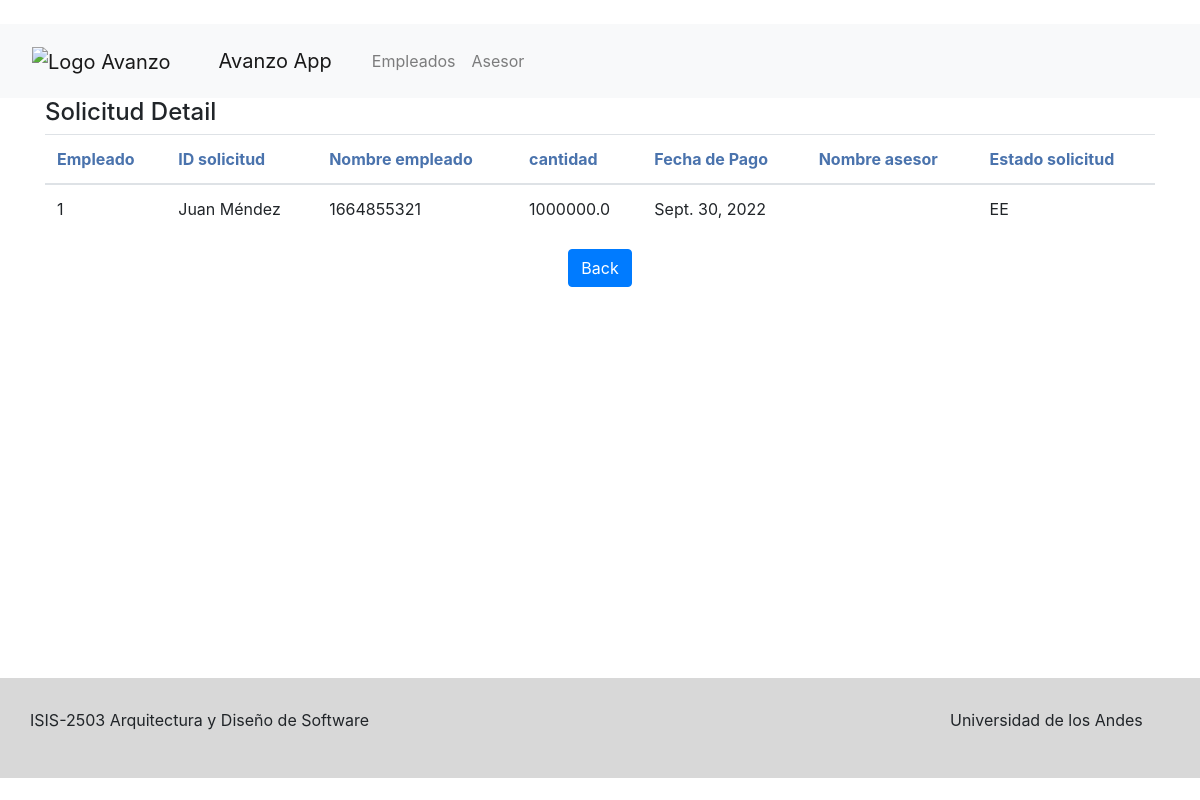
The page /asesor/1 on the database its author committed.
### Solicitud/models.py (models this page shows)
class Solicitud(models.Model):
    empleadoAfiliado = models.ForeignKey(EmpleadoAfiliado, on_delete=models.CASCADE)
    cantidad = models.FloatField()
    fechaPago = models.DateField()
    asesor = models.ForeignKey(AsesorAvanzo, on_delete=models.CASCADE, null = True, blank = True)
    class Enumeracion(models.TextChoices):
        EN_ESPERA = ("EE", "En Espera")
        APROBADO = ('AP', 'Aprobado')
        REPROBADO = ('RP', 'Reprobado')
        REINTENTE = ('RE', 'Reintente subiendo documentos más fiables')
    estado = models.CharField(
        max_length = 2,
        choices = Enumeracion.choices,
        default = Enumeracion.EN_ESPERA
    )
    def __str__(self) -> str:
        return self.empleadoAfiliado.nombre + " | " + self.estado + " | " + str(self.fechaPago)

### EmpleadoAfiliado/models.py (models this page shows, shortened)
class EmpleadoAfiliado(models.Model):
    nombre = models.CharField(max_length=50)
    identificacion = models.CharField(max_length=15)
    empresa = models.ForeignKey(EmpresaAfiliada, on_delete=models.CASCADE)

### AsesorAvanzo/views.py (the view)
# urls.py: path('asesor/<int:id>', views.detailSolicitud, name="detailSolicitud"),
def detailSolicitud(request, id):
    print("id: ", id)
    solicitud = getSolicitudById(id)
    print(solicitud)
    return render(request, 'detailSolicitud.html', {'solicitud': solicitud})

### AsesorAvanzo/views.py (called while the page is built)
def getSolicitudById(id):
    queryset = Solicitud.objects.get(id=id)
    return queryset

### AsesorAvanzo/templates/detailSolicitud.html
{% extends 'base.html' %} {% block content %}
<div class="content">
  <div class="">
    <div class="page-header-title">
      <h4 class="page-title">Solicitud Detail</h4>
      <div class="panel panel-default">
        <div class="panel-body">
          <table class="table table-hover">
            <thead>
              <tr style="color: #4a73ad">
                <th font color="red">Empleado</th>
                <th>ID solicitud</th>
                <th>Nombre empleado</th>
                <th>cantidad</th>
                <th>Fecha de Pago</th>
                <th>Nombre asesor</th>
                <th>Estado solicitud</th>
              </tr>
            </thead>
            <tbody>
              <tr>
                <td>{{solicitud.id}}</td>
                <td>{{ solicitud.empleadoAfiliado.nombre }}</td>
                <td>{{ solicitud.empleadoAfiliado.identificacion }}</td>
                <td>{{ solicitud.cantidad }}</td>
                <td>{{ solicitud.fechaPago }}</td>
                <td>{{ solicitud.asesor.nombre }}</td>
                <td>{{ solicitud.estado }}</td>
              </tr>
            </tbody>
          </table>
          <div style="text-align: center">
            <button
              type="button"
              class="btn btn-primary waves-effect waves-light"
              onClick=" window.location.href='/' "
            >
              Back
            </button>
          </div>
        </div>
      </div>
    </div>
  </div>
</div>
{% endblock %}

### rows shown on the page
Solicitud: id "1", empleadoAfiliado.nombre "Juan Méndez", empleadoAfiliado.identificacion "1664855321", cantidad "1000000.0", fechaPago "Sept. 30, 2022", estado "EE"
